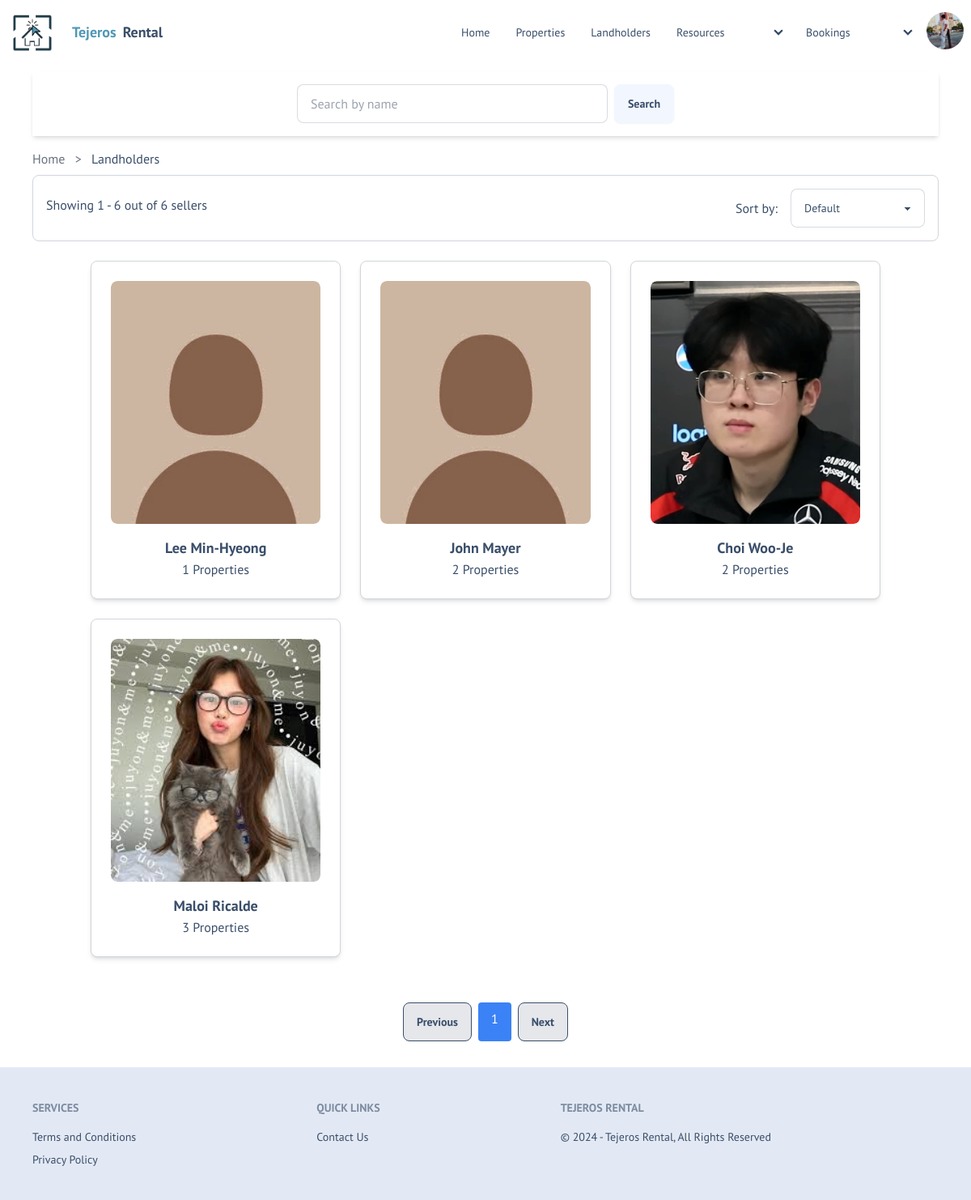
The app's page /seller-list.php (signed in) with its own data.
### tables this page shows
CREATE TABLE `users_tb` (
  `user_id` int(11) NOT NULL,
  `full_name` varchar(255) NOT NULL,
  `username` varchar(255) NOT NULL,
  `email` varchar(255) NOT NULL,
  `address` varchar(255) NOT NULL,
  `age` varchar(100) NOT NULL,
  `bio` varchar(255) NOT NULL,
  `mobile` varchar(20) NOT NULL,
  `password` varchar(255) NOT NULL,
  `role` int(11) NOT NULL DEFAULT 0,
  `created_at` timestamp NOT NULL DEFAULT current_timestamp() ON UPDATE current_timestamp(),
  `profile_picture` varchar(255) NOT NULL DEFAULT 'default-icon.jpg',
  `facebook` varchar(255) NOT NULL,
  `linkedin` varchar(255) NOT NULL,
  `instagram` varchar(255) NOT NULL,
  `code` varchar(255) NOT NULL,
  `updated_time` datetime NOT NULL DEFAULT current_timestamp(),
  `account_age` varchar(255) NOT NULL DEFAULT 'New User'
);

CREATE TABLE `landholders_tb` (
  `landholder_id` int(11) NOT NULL,
  `full_name` varchar(255) NOT NULL,
  `username` varchar(255) NOT NULL,
  `email` varchar(255) NOT NULL,
  `address` varchar(255) NOT NULL,
  `age` varchar(100) NOT NULL,
  `mobile` varchar(20) NOT NULL,
  `password` varchar(255) NOT NULL,
  `created_at` timestamp NOT NULL DEFAULT current_timestamp() ON UPDATE current_timestamp(),
  `profile_picture` varchar(50) NOT NULL DEFAULT 'default-icon.jpg',
  `bio` varchar(255) NOT NULL,
  `facebook` varchar(255) NOT NULL,
  `linkedin` varchar(255) NOT NULL,
  `instagram` varchar(255) NOT NULL,
  `account_age` varchar(255) NOT NULL DEFAULT 'New Landholder',
  `business_permit` varchar(255) NOT NULL,
  `permit_status` varchar(255) NOT NULL DEFAULT 'Validating',
  `verification_tier` varchar(50) NOT NULL DEFAULT 'Not Verified',
  `upload_attempts` int(11) DEFAULT 0
);

### seller-list.php (the view, shortened to what this page needs)
<?php
@include 'components/connection.php';
$itemsPerPage = 8;
$currentPage = isset($_GET['page']) ? $_GET['page'] : 1;
$offset = ($currentPage - 1) * $itemsPerPage;
$searchQuery = '';
$sql = "SELECT s.*, COUNT(p.propertyId) AS propertyCount
        FROM `landholders_tb` s
        LEFT JOIN `properties_tb` p ON s.landholder_id = p.landholder_id
        LEFT JOIN `bookings_tb` b ON p.propertyId = b.propertyId
                                    AND b.status = 'Accepted'
                                    AND b.endDate > NOW()
        WHERE p.status != 'Pending'
            AND p.status != 'Rejected'
            AND p.is_deleted = 0
            AND (b.booking_id IS NULL OR b.booking_id = '')";
$sql .= $searchQuery;
$sql .= " GROUP BY s.landholder_id";
$sql .= " LIMIT :offset, :itemsPerPage";
$select_sellers = $conn->prepare($sql);
$select_sellers->bindParam(':offset', $offset, PDO::PARAM_INT);
$select_sellers->bindParam(':itemsPerPage', $itemsPerPage, PDO::PARAM_INT);
$select_sellers->execute();
if (!empty($searchQuery)) {
    $total_sellers_query = $conn->prepare("SELECT COUNT(*) AS total FROM `landholders_tb` s WHERE 1=1" . $searchQuery);
    $total_sellers_query->bindParam(':search', $search, PDO::PARAM_STR);
    $total_sellers_query->execute();
} else {
    $total_sellers_query = $conn->query("SELECT COUNT(*) AS total FROM `landholders_tb`");
}
$total_sellers = $total_sellers_query->fetch(PDO::FETCH_ASSOC)['total'];
?>
<!DOCTYPE html>
<html data-theme="winter">
<head>
    <link href="https://cdn.jsdelivr.net/npm/daisyui@4.8.0/dist/full.min.css" rel="stylesheet" type="text/css" />
    <script src="https://cdn.tailwindcss.com"></script>
    <link rel="stylesheet" href="https://unpkg.com/swiper@8/swiper-bundle.min.css" />
    <link rel="stylesheet" href="https://cdnjs.cloudflare.com/ajax/libs/font-awesome/6.1.1/css/all.min.css">
    <link href='https://unpkg.com/boxicons@2.1.4/css/boxicons.min.css' rel='stylesheet'>
    <link rel="stylesheet" href="css/style.css">
</head>
<body class="bg-white">
    <?php include 'user/user-header.php' ?>
    <div class="flex justify-center items-center mx-4 sm:mx-10 mt-2 py-4 mb-2 px-4 sm:px-8 shadow-md">
        <div class="w-full sm:w-auto">
            <form action="" method="GET" class="flex flex-wrap justify-center">
                <input type="text" name="search" class="input input-bordered w-full sm:w-64 md:w-80 lg:w-96 mb-2 sm:mb-0 sm:mr-2" placeholder="Search by name" />
                <button type="submit" class="btn w-full sm:w-auto">Search</button>
            </form>
        </div>
    </div>
    <nav class="breadcrumbs ml-10">
        <a href="loading-page-in.php" class="text-gray-500 hover:text-gray-700 transition-colors">
            Home
        </a>
        <span class="mx-2 text-gray-500">></span>
        <a href="seller-list.php" class="text-black-500 hover:text-gray-700 transition-colors">
            Landholders
        </a>
    </nav>
    <div class=" rounded-lg bg-white p-4 mx-10 border border-gray-300">
        <div class="flex flex-col md:flex-row md:items-center justify-between">
            <div class="mb-2 ">
                Showing <?php echo min($total_sellers, $offset + 1); ?> - <?php echo min($total_sellers, $offset + $itemsPerPage); ?> out of <?php echo $total_sellers; ?> sellers
            </div>
            <form action="" method="GET" class="flex flex-col md:flex-row md:items-center">
                <label for="sort" class="mr-2 md:mr-4 whitespace-nowrap mb-2 md:mb-0">Sort by:</label>
                <select id="sort" name="sort" class="select select-bordered max-w-xs">
                    <option value="default">Default</option>
                </select>
            </form>
        </div>
    </div>
    <div class="container mx-auto p-6 w-4/4">
        <div class="grid grid-cols-1 md:grid-cols-3 lg:grid-cols-3 xl:grid-cols-4 gap-6">
            <?php
            if ($select_sellers->rowCount() > 0) {
                while ($fetch_seller = $select_sellers->fetch(PDO::FETCH_ASSOC)) {
            ?>
                    <a href="seller-details.php?id=<?= $fetch_seller['landholder_id']; ?>" class="seller-grid-item">
                        <div class="box bg-white rounded-lg shadow-md p-6 flex flex-col items-center justify-center border border-gray-300">
                            <div class="seller-profile">
                                <img src="uploaded_image/<?= $fetch_seller['profile_picture']; ?>" alt="<?= $fetch_seller['full_name']; ?>" class="w-full h-full object-cover rounded-md">
                            </div>
                            <div class="seller-info mt-4 text-center">
                                <h3 class="text-lg font-semibold"><?= $fetch_seller['full_name']; ?></h3>
                                <p><?= $fetch_seller['propertyCount']; ?> Properties</p>
                            </div>
                        </div>
                    </a>
            <?php
                }
            } else {
                echo '<p class="empty">No sellers found!</p>';
            }
            ?>
        </div>
    </div>
    <div class="mt-8 mb-8 flex justify-center">
        <?php
        $totalPages = ceil($total_sellers / $itemsPerPage);
        $prevPage = $currentPage > 1 ? $currentPage - 1 : 1;
        echo '<a href="?page=' . $prevPage . '&sort=' . (isset($_GET['sort']) ? $_GET['sort'] : '') . '" class="join-item btn btn-outline hover:bg-blue-300 bg-gray-200">Previous</a>';
        for ($i = 1; $i <= $totalPages; $i++) {
            $activeClass = $i == $currentPage ? 'bg-blue-500 text-white' : 'bg-gray-200 text-gray-700 hover:bg-blue-300';
            echo '<a href="?page=' . $i . '&sort=' . (isset($_GET['sort']) ? $_GET['sort'] : '') . '" class="mx-2 px-4 py-2 rounded ' . $activeClass . '">' . $i . '</a>';
        }
        $nextPage = $currentPage < $totalPages ? $currentPage + 1 : $totalPages;
        echo '<a href="?page=' . $nextPage . '&sort=' . (isset($_GET['sort']) ? $_GET['sort'] : '') . '" class="join-item btn btn-outline hover:bg-blue-300 bg-gray-200">Next</a>';
        ?>
    </div>
    <?php include 'user/user-footer.php' ?>
</body>
</html>

### user/user-header.php (shortened to what this page needs)
<?php
@include 'components/connection.php';
$isLoggedIn = isset($_SESSION['user_id']);
if (isset($_SESSION['user_id'])) {
    $user_id = $_SESSION['user_id'];
    $isLoggedIn = true;
    $select_profile = $conn->prepare("SELECT * FROM `users_tb` WHERE user_id = ?");
    $select_profile->execute([$user_id]);
    $fetch_profile = $select_profile->fetch(PDO::FETCH_ASSOC);
    $profile_picture = 'uploaded_image/' . $fetch_profile['profile_picture'];
}
?>
<div class="navbar bg-white sticky top-0 z-50" >
    <div class="flex-1">
    <img src="images/logo1.png" alt="Tejeros Rental Logo" class="p-2 h-16 w-16">
        <a href="loading-page-in.php" class="btn btn-ghost text-lg"><span style="color: #5098b3;">Tejeros</span>Rental</a>
    </div>
    <div class="navbar-center hidden lg:flex flex-2">
        <ul class="menu menu-horizontal px-1">
            <li><a href="loading-page-in.php">Home</a></li>
            <li><a href="properties.php">Properties</a></li>
            <li><a href="seller-list.php">Landholders</a></li>
            <li>
                <details class="w-40 z-10">
                    <summary>Resources</summary>
                </details>
            </li>
            <li>
                <details class="w-40 z-10">
                    <summary>Bookings</summary>
                </details>
            </li>
        </ul>
    </div>
    <div class="flex-none gap-6">
        <?php if ($isLoggedIn) : ?>
            <div class="dropdown dropdown-end">
                <div tabindex="0" role="button" class="btn btn-ghost btn-circle avatar">
                    <div class="w-20 rounded-full">
                        <img src="<?= $profile_picture ?>" alt="Profile Picture">
                    </div>
                </div>
            </div>
        <?php endif; ?>
    </div>
</div>

### css/style.css (style rules this page uses)
body { font-family: "PT Sans", sans-serif !important; background-color: var(--white-color); }
.grid { overflow: visible; }

### seller-list.php (style rules this page uses)
html, body { overflow-x: hidden; }
.seller-profile { width: 100%; height: 300px; border-radius: 8px; overflow: hidden; }
.seller-profile img { width: 100%; height: 100%; object-fit: cover; object-position: center; border-radius: 8px; }

### records on screen
users_tb: profile_picture (picture)
landholders_tb: profile_picture (placeholder picture), full_name "Lee Min-Hyeong", propertyCount "1"
landholders_tb: profile_picture (placeholder picture), full_name "John Mayer", propertyCount "2"
landholders_tb: profile_picture (picture), full_name "Choi Woo-Je", propertyCount "2"
landholders_tb: profile_picture (picture), full_name "Maloi Ricalde", propertyCount "3"

### other values on screen
min($total_sellers, $offset + 1) "1"
min($total_sellers, $offset + $itemsPerPage) "6"
$total_sellers "6"
